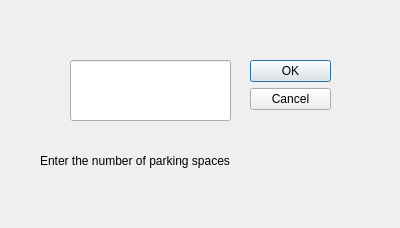
<?xml version="1.0" encoding="UTF-8"?>
<ui version="4.0">
 <class>Dialog</class>
 <widget class="QDialog" name="Dialog">
  <property name="geometry">
   <rect>
    <x>0</x>
    <y>0</y>
    <width>400</width>
    <height>228</height>
   </rect>
  </property>
  <property name="windowTitle">
   <string>Input number</string>
  </property>
  <widget class="QDialogButtonBox" name="buttonBox">
   <property name="geometry">
    <rect>
     <x>250</x>
     <y>60</y>
     <width>81</width>
     <height>241</height>
    </rect>
   </property>
   <property name="orientation">
    <enum>Qt::Vertical</enum>
   </property>
   <property name="standardButtons">
    <set>QDialogButtonBox::Cancel|QDialogButtonBox::Ok</set>
   </property>
  </widget>
  <widget class="QLabel" name="label">
   <property name="geometry">
    <rect>
     <x>40</x>
     <y>140</y>
     <width>321</width>
     <height>41</height>
    </rect>
   </property>
   <property name="text">
    <string>Enter the number of parking spaces</string>
   </property>
  </widget>
  <widget class="QLineEdit" name="lineEdit">
   <property name="geometry">
    <rect>
     <x>70</x>
     <y>60</y>
     <width>161</width>
     <height>61</height>
    </rect>
   </property>
   <property name="maxLength">
    <number>2</number>
   </property>
   <property name="alignment">
    <set>Qt::AlignRight|Qt::AlignTrailing|Qt::AlignVCenter</set>
   </property>
  </widget>
 </widget>
 <resources/>
 <connections>
  <connection>
   <sender>buttonBox</sender>
   <signal>rejected()</signal>
   <receiver>Dialog</receiver>
   <slot>reject()</slot>
   <hints>
    <hint type="sourcelabel">
     <x>316</x>
     <y>260</y>
    </hint>
    <hint type="destinationlabel">
     <x>286</x>
     <y>274</y>
    </hint>
   </hints>
  </connection>
  <connection>
   <sender>buttonBox</sender>
   <signal>accepted()</signal>
   <receiver>Dialog</receiver>
   <slot>accept()</slot>
   <hints>
    <hint type="sourcelabel">
     <x>248</x>
     <y>254</y>
    </hint>
    <hint type="destinationlabel">
     <x>157</x>
     <y>274</y>
    </hint>
   </hints>
  </connection>
 </connections>
</ui>
